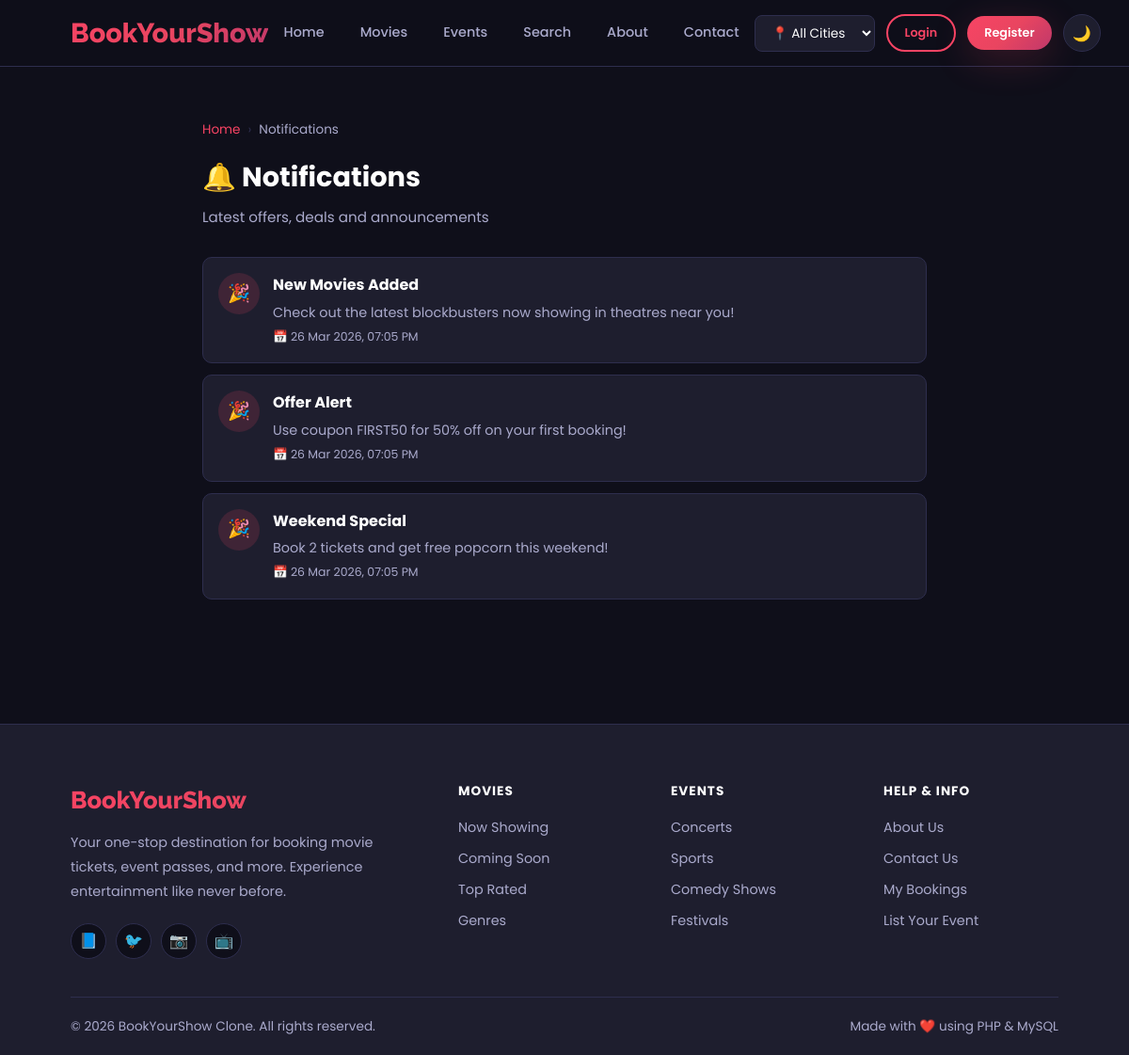
The page /notifications.php on the database its author committed.
### tables this page shows
CREATE TABLE `notifications` (
  `notification_id` int(11) NOT NULL AUTO_INCREMENT,
  `title` varchar(150) DEFAULT NULL,
  `message` text DEFAULT NULL,
  `created_at` timestamp NOT NULL DEFAULT current_timestamp(),
  PRIMARY KEY (`notification_id`)
);

### notifications.php (the view, shortened to what this page needs)
<?php
require_once 'config/config.php';
$notifications = $conn->query("SELECT * FROM notifications ORDER BY created_at DESC");
include 'includes/header.php';
?>
<div class="container" style="padding:40px 15px;max-width:800px;">
    <div class="breadcrumb"><a href="index.php">Home</a> <span class="separator">›</span><span>Notifications</span></div>
    <h2 class="section-title" style="margin-bottom:8px;">🔔 Notifications</h2>
    <p class="section-subtitle">Latest offers, deals and announcements</p>
    <?php if ($notifications->num_rows === 0): ?>
    <div style="text-align:center;padding:60px;color:var(--text-muted);">
        <div style="font-size:3rem;">🔔</div><p>No notifications yet.</p>
    </div>
    <?php else: while($n = $notifications->fetch_assoc()): ?>
    <div class="notification-item">
        <div class="notification-icon">🎉</div>
        <div>
            <strong><?php echo htmlspecialchars($n['title']); ?></strong>
            <p style="color:var(--text-muted);font-size:0.9rem;margin-top:5px;"><?php echo htmlspecialchars($n['message']); ?></p>
            <small style="color:var(--text-muted);font-size:0.78rem;">📅 <?php echo date('d M Y, h:i A', strtotime($n['created_at'])); ?></small>
        </div>
    </div>
    <?php endwhile; endif; ?>
</div>
<?php include 'includes/footer.php'; ?>

### css/style.css (style rules this page uses)
:root { --primary: #f84464; --primary-dark: #d63655; --secondary: #1a1a2e; --accent: #e94560; --bg-dark: #0f0f1a; --bg-card: #1e1e2e; --bg-light: #f8f9fa; --text-light: #ffffff; --text-muted: #aaaacc; --text-dark: #1a1a2e; --border: #2e2e4e; --gold: #ffd700; --green: #00c851; --gradient: linear-gradient(135deg, #f84464 0%, #e94560 50%, #c0386a 100%); --gradient-dark: linear-gradient(135deg, #1a1a2e 0%, #0f0f1a 100%); --shadow: 0 10px 40px rgba(248, 68, 100, 0.2); --shadow-card: 0 4px 20px rgba(0, 0, 0, 0.3); --radius: 12px; --radius-sm: 8px; --transition: all 0.3s ease; }
* { margin: 0; padding: 0; box-sizing: border-box; }
html { scroll-behavior: smooth; }
body { font-family: 'Poppins', sans-serif; background-color: var(--bg-dark); color: var(--text-light); line-height: 1.6; transition: var(--transition); }
a { text-decoration: none; color: inherit; transition: var(--transition); }
.container { width: 90%; max-width: 1200px; margin: 0 auto; padding: 0 15px; }
.section-title { font-size: 1.8rem; font-weight: 700; color: var(--text-light); margin-bottom: 8px; }
.section-subtitle { color: var(--text-muted); margin-bottom: 30px; font-size: 0.95rem; }
.breadcrumb { display: flex; align-items: center; gap: 8px; padding: 16px 0; font-size: 0.85rem; color: var(--text-muted); }
.breadcrumb a { color: var(--primary); }
.breadcrumb .separator { color: var(--border); }
.notification-item { display: flex; gap: 14px; padding: 16px; border-radius: 10px; border: 1px solid var(--border); margin-bottom: 12px; background: var(--bg-card); transition: var(--transition); }
.notification-icon { width: 44px; height: 44px; border-radius: 50%; background: rgba(248,68,100,0.15); color: var(--primary); display: flex; align-items: center; justify-content: center; font-size: 1.2rem; flex-shrink: 0; }

### rows shown on the page
notifications: title "New Movies Added", message "Check out the latest blockbusters now showing in theatres near you!", created_at "26 Mar 2026, 07:05 PM"
notifications: title "Offer Alert", message "Use coupon FIRST50 for 50% off on your first booking!", created_at "26 Mar 2026, 07:05 PM"
notifications: title "Weekend Special", message "Book 2 tickets and get free popcorn this weekend!", created_at "26 Mar 2026, 07:05 PM"
